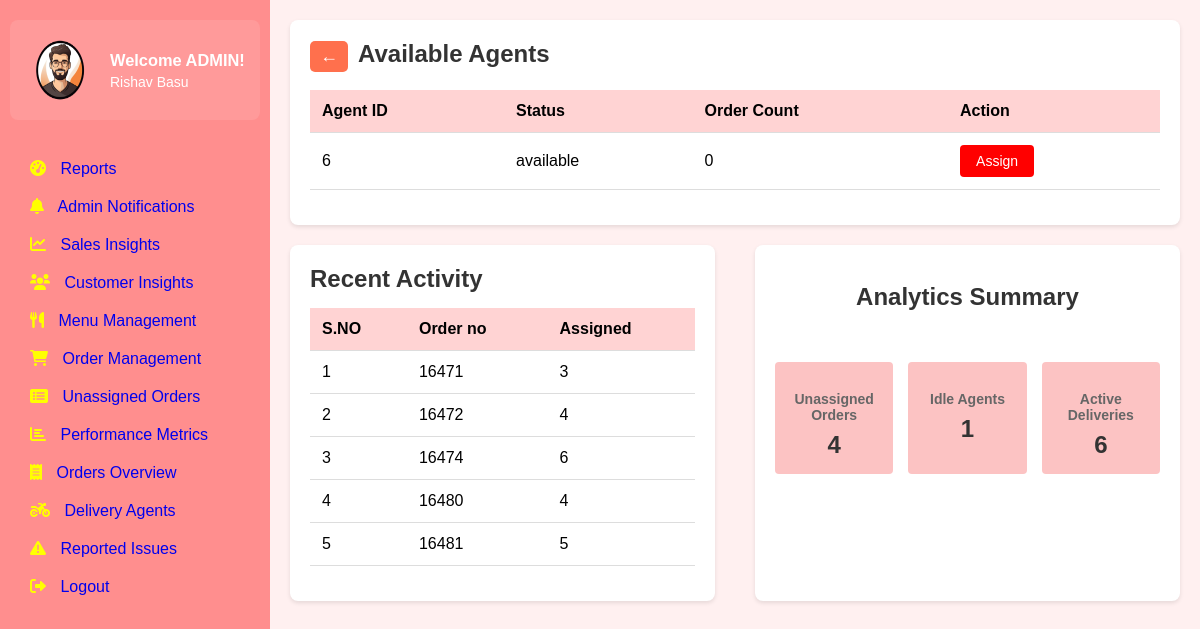
Page /assign-dashboard/1 (signed in) on the committed database.
### tables this page shows
CREATE TABLE Delivery_agents (
        id INTEGER PRIMARY KEY,
        name TEXT NOT NULL,
        status TEXT NOT NULL,
        FOREIGN KEY (id) REFERENCES Users(user_id),
        FOREIGN KEY (name) REFERENCES Users(full_name)
    );

### app.py (the view)
@app.route('/assign-dashboard/<int:order_id>')
def agent_assignment_dashboard(order_id):
    if not is_admin():
        flash('Access denied. Admins only.', 'error')
        return redirect(url_for('signin'))
    db = get_db_connection()
    cur = db.cursor()
    cur.execute('''SELECT da.*,
    COALESCE((SELECT COUNT(*)
        FROM Delivery d
        WHERE d.Delivery_Agent_ID = da.id AND date(d.Delivery_time) = date('now')), 0) as today_orders
    FROM Delivery_agents da
    WHERE da.status = 'available';''')
    order_count = cur.fetchall()
    agents = [{"id":count[0], "name":count[1], "status":count[2], "order_count":count[3]}
                   for count in order_count]
    cur.execute("""
        SELECT d.order_id, d.delivery_agent_id
        FROM Delivery d WHERE Status='Assigned'
        ORDER BY d.pickup_time DESC LIMIT 5
    """)
    recent_activities = cur.fetchall()
    recent_activities = [
        {"S_No": i + 1, "order_id": activity[0], "agent_id": activity[1] or "Unassigned"}
        for i, activity in enumerate(recent_activities)
    ]
    cur.execute("SELECT COUNT(*) FROM Delivery WHERE status = 'Unassigned'")
    unassigned_orders = cur.fetchone()[0]
    cur.execute("SELECT COUNT(*) FROM Delivery_agents WHERE status = 'available'")
    idle_agents = cur.fetchone()[0]
    cur.execute("SELECT COUNT(*) FROM Delivery WHERE status IN ('Assigned', 'Out for delivery')")
    active_deliveries = cur.fetchone()[0]
    analytics_summary = {
        'unassigned_orders': unassigned_orders,
        'idle_agents': idle_agents,
        'active_deliveries': active_deliveries
    }
    return render_template(
        'order_assignment.html',
        agents=agents,
        recent_activities=recent_activities,
        analytics_summary=analytics_summary,
        order_id=order_id
    )

### app.py (called while the page is built)
def is_admin():
    user_email = session.get('user')
    if not user_email:
        print("No user in session")
        return False
    conn = get_db()
    cursor = conn.cursor()
    cursor.execute('SELECT is_admin FROM Users WHERE email = ?', (user_email,))
    user = cursor.fetchone()
    conn.close()
    if user:
        print(f"User {user_email} is {'an admin' if user['is_admin'] == 1 else 'not an admin'}")
    return user and user['is_admin'] == 1

@app.teardown_appcontext
def close_connection(exception):
    db = getattr(g, '_database', None)
    if db is not None:
        db.close()

def get_db():
    conn = sqlite3.connect('existing_database.db')
    conn.row_factory = sqlite3.Row
    return conn

def get_db_connection():
    conn = sqlite3.connect("existing_database.db")
    conn.row_factory = sqlite3.Row
    return conn

### templates/order_assignment.html (shortened to what this page needs)
{% extends 'base.html' %}
{% block extra_css %}
<link rel="stylesheet" href="{{ url_for('static', filename='css/order_assignment.css') }}">
{% endblock %}
{% block content %}
<div class="section-box agents-section">
    <button class="back-btn" onclick="window.history.back()">←</button><span class="order-title"><b>Available Agents</b></span>
    <br><br>
    <table class="agents-table">
        <thead>
            <tr>
                <th>Agent ID</th>
                <th>Status</th>
                <th>Order Count</th>
                <th>Action</th>
            </tr>
        </thead>
        <tbody>
            {% for agent in agents %}
            <tr>
                <td>{{ agent.id }}</td>
                <td>{{ agent.status }}</td>
                <td>{{agent.order_count}}</td>
                <td>
                    <form method="POST" action="{{ url_for('assign_agent', order_id=order_id, agent_id=agent.id) }}"
                       data-order-id="{{ order_id }}" data-agent-id="{{ agent.id }}">
                       <button type="button" class="assign-btn">Assign</button>
                    </form>
                </td>
            </tr>
            {% endfor %}
        </tbody>
    </table>
</div>
<div class="bottom-sections">
    <div class="section-box recent-activity">
        <h2>Recent Activity</h2>
        <table>
            <thead>
                <tr>
                    <th>S.NO</th>
                    <th>Order no</th>
                    <th>Assigned</th>
                </tr>
            </thead>
            <tbody>
                {% for activity in recent_activities %}
                <tr>
                    <td>{{ activity.S_No }}</td>
                    <td>{{ activity.order_id }}</td>
                    <td>{{ activity.agent_id or 'Unassigned' }}</td>
                </tr>
                {% endfor %}
            </tbody>
        </table>
    </div>
    <div class="section-box analytics-summary">
        <br><h2 style="text-align: center;">Analytics Summary</h2><br><br>
        <div class="analytics-grid">
            <div class="analytics-item">
                <h3>Unassigned Orders</h3>
                <p>{{ analytics_summary.unassigned_orders }}</p>
            </div>
            <div class="analytics-item">
                <h3>Idle Agents</h3>
                <p>{{ analytics_summary.idle_agents }}</p>
            </div>
            <div class="analytics-item">
                <h3>Active Deliveries</h3>
                <p>{{ analytics_summary.active_deliveries }}</p>
            </div>
        </div>
    </div>
</div>
{% endblock %}

### static/css/order_assignment.css (style rules this page uses)
.section-box { background-color: white; padding: 20px; border-radius: 8px; box-shadow: 0 2px 4px rgba(0, 0, 0, 0.1); margin-bottom: 20px; margin-left: 20px; }
.section-box h2 { margin-bottom: 15px; color: #333; }
.back-btn { font-size: 18px; padding: 5px 10px; cursor: pointer; background-color: #ff704d; color: white; border: none; border-radius: 5px; }
.order-title { font-size: 24px; color: #333; margin-left: 10px; }
table { width: 100%; border-collapse: collapse; margin-bottom: 15px; }
th, td { padding: 12px; text-align: left; border-bottom: 1px solid #ddd; }
th { background-color: #FFD3D3; font-weight: bold; }
.assign-btn { background-color: #FF0000; color: white; border: none; padding: 8px 16px; border-radius: 4px; cursor: pointer; font-size: 14px; }
.bottom-sections { display: flex; gap: 20px; margin-bottom: 20px; }
.recent-activity, .analytics-summary { flex: 1; }
.analytics-grid { display: grid; grid-template-columns: repeat(3, 1fr); gap: 15px; text-align: center; }
.analytics-item { padding: 15px; background-color: #fcc3c3; border-radius: 4px; }
.analytics-item h3 { font-size: 14px; margin-bottom: 8px; color: #666; }
.analytics-item p { font-size: 24px; font-weight: bold; color: #333; }

### static/css/base.css (style rules this page uses)
body, h1, p, ul, li { margin: 0; padding: 0; list-style: none; box-sizing: border-box; }
h2 { margin-top: 0; font-size: 24px; }
body { font-family: Arial, sans-serif; background: #ffe6e698; }

### rows in the picture
Delivery_agents: id "6", status "available", order_count "0"

### other values in the picture
{{ activity.S_No }} "1" "2" "3" "4" "5"
{{ activity.order_id }} "16471" "16472" "16474" "16480" "16481"
{{ activity.agent_id or 'Unassigned' }} "3" "4" "6" "4" "5"
{{ analytics_summary.unassigned_orders }} "4"
{{ analytics_summary.idle_agents }} "1"
{{ analytics_summary.active_deliveries }} "6"
